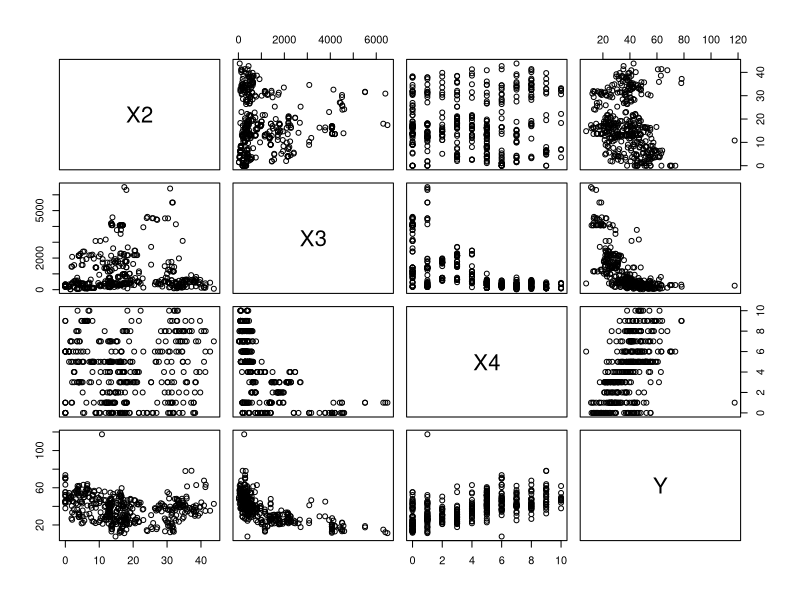
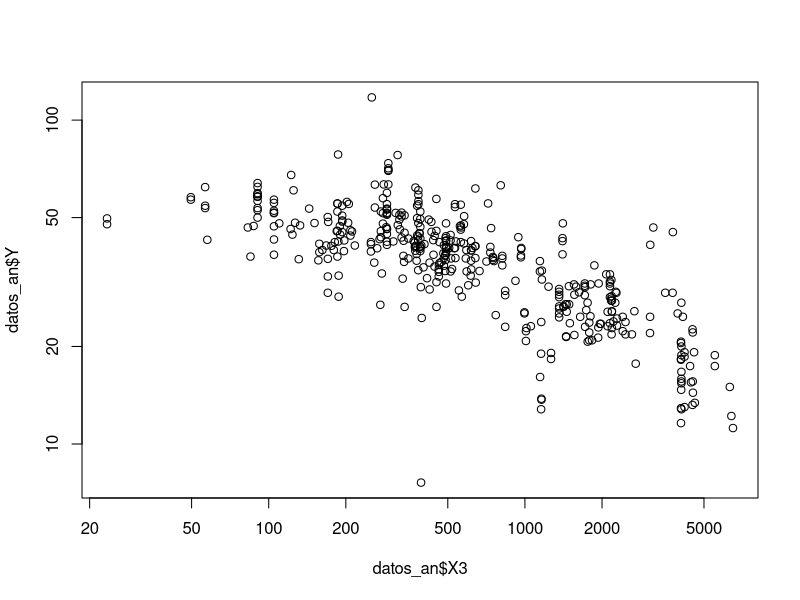
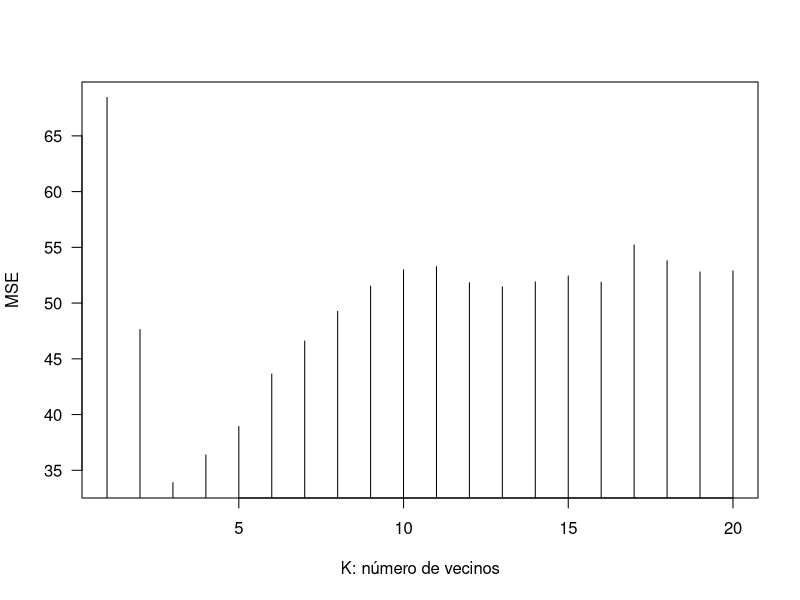

Write the R code that produced these figures, in order.
## ---- chunk 1
knitr::opts_chunk$set(echo = TRUE)
## ---- chunk 2
datos <- read.csv2("real_estate_valuation_dataset.csv")
## ---- chunk 3
head(datos)
## ---- chunk 4
datos_an<-subset(datos,select = c("X2","X3","X4","Y"))
head(datos_an)
## ---- chunk 5
summary(datos_an)
## ---- chunk 6
pairs(datos_an)
## ---- chunk 7
plot(datos_an$X3,datos_an$Y,log="xy")
## ---- chunk 8
fknn=function(x,k,X0,Y0){
  # a) encontrar todas las distancias
  # D<-rbind(x,X0) # op1
  # distancias<-dist(D) # op1
  # distancias<-as.matrix(distancias)[1,-1] # op1
  # Tarea: evaluar el desempeño (en tiempo) de ambas opciones
  distancias<-apply(X0,1,function(y,x){sqrt(sum((x-y)^2))},x=x) #op2
  # b) ordenar las distancias
  orden<-sort(distancias,index.return=TRUE)
  knn_ix<-orden$ix[1:k]
  # c) calcular la respuesta como el promedio
  Y_pred<-mean(Y0[knn_ix])
  return(Y_pred)
  # Y_pred<-mean(Y[orden$ix[1:k]]) # Mala práctica
}
## ---- chunk 9
set.seed(20200521)
p_vl<-0.2
N<-dim(datos_an)[1]
ix_vl<-sample(N,round(0.2*N),replace = FALSE)
X_tr<-datos_an[-ix_vl,1:3]
X_vl<-datos_an[ix_vl,1:3]
Y_tr<-datos_an$Y[-ix_vl]
Y_vl<-datos_an$Y[ix_vl]
## ---- chunk 10
Y_pred_k<-apply(X_vl,1,fknn,k=2,X0=X_tr,Y0=Y_tr)
## ---- chunk 11
(perdida_k_vl<-mean((Y_vl-Y_pred_k)^2))
## ---- chunk 12
mse_fn=function(k,X0,Y0,X1,Y1){
  # Esta función calcula el mse para el método KNN datos
  # unos conjuntos de entrenamiento, validación
  # y un valor específico de k
  # k: número de vecinos
  # X0: datos de entrenamiento (covariables)
  # Y0: datos de entrenamiento (respuesta)
  # X1: datos de validación (covariables)
  # Y1: datos de validación (respuesta)
  Y_pred_k<-apply(X1,1,fknn,k=k,X0=X0,Y0=Y0)
  perdida_k_vl<-mean((Y1-Y_pred_k)^2)
  return(perdida_k_vl)
}
## ---- chunk 13
(mse_fn(k=2,X0=X_tr,Y0=Y_tr,X1=X_vl,Y1=Y_vl))
## ---- chunk 14
MSE_k<-sapply(1:20,FUN=mse_fn,X0=X_tr,Y0=Y_tr,X1=X_vl,Y1=Y_vl,simplify = TRUE)
## ---- chunk 15
plot(1:20,MSE_k,type="h",las=1,xlab="K: número de vecinos",ylab = "MSE")
